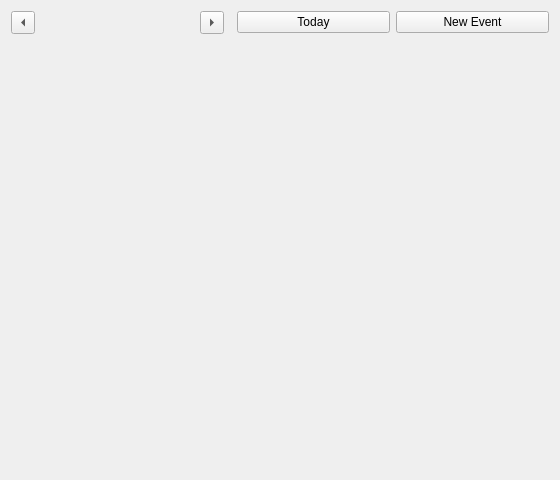
<?xml version="1.0" encoding="UTF-8"?>
<ui version="4.0">
 <class>MonthViewWidget</class>
 <widget class="QWidget" name="MonthViewWidget">
  <property name="geometry">
   <rect>
    <x>0</x>
    <y>0</y>
    <width>560</width>
    <height>480</height>
   </rect>
  </property>
  <layout class="QVBoxLayout" name="verticalLayout">
   <item>
    <layout class="QHBoxLayout" name="toolbarLayout">
     <item>
      <widget class="QToolButton" name="prevMonthButton">
       <property name="toolTip">
        <string>Previous month</string>
       </property>
       <property name="arrowType">
        <enum>Qt::LeftArrow</enum>
       </property>
      </widget>
     </item>
     <item>
      <widget class="QLabel" name="monthYearLabel">
       <property name="font">
        <font>
         <bold>true</bold>
        </font>
       </property>
       <property name="text">
        <string/>
       </property>
       <property name="alignment">
        <set>Qt::AlignCenter</set>
       </property>
      </widget>
     </item>
     <item>
      <widget class="QToolButton" name="nextMonthButton">
       <property name="toolTip">
        <string>Next month</string>
       </property>
       <property name="arrowType">
        <enum>Qt::RightArrow</enum>
       </property>
      </widget>
     </item>
     <item>
      <spacer name="toolbarSpacer">
       <property name="orientation">
        <enum>Qt::Horizontal</enum>
       </property>
      </spacer>
     </item>
     <item>
      <widget class="QPushButton" name="todayButton">
       <property name="text">
        <string>Today</string>
       </property>
      </widget>
     </item>
     <item>
      <widget class="QPushButton" name="newEventButton">
       <property name="text">
        <string>New Event</string>
       </property>
      </widget>
     </item>
    </layout>
   </item>
   <item>
    <widget class="QScrollArea" name="daysGridScrollArea">
     <property name="widgetResizable">
      <bool>true</bool>
     </property>
     <property name="frameShape">
      <enum>QFrame::NoFrame</enum>
     </property>
     <widget class="QWidget" name="daysGridHost">
      <property name="geometry">
       <rect>
        <x>0</x>
        <y>0</y>
        <width>560</width>
        <height>400</height>
       </rect>
      </property>
      <layout class="QGridLayout" name="daysGridLayout">
       <property name="leftMargin">
        <number>0</number>
       </property>
       <property name="topMargin">
        <number>0</number>
       </property>
       <property name="rightMargin">
        <number>0</number>
       </property>
       <property name="bottomMargin">
        <number>0</number>
       </property>
      </layout>
     </widget>
    </widget>
   </item>
  </layout>
 </widget>
 <resources/>
 <connections/>
</ui>
